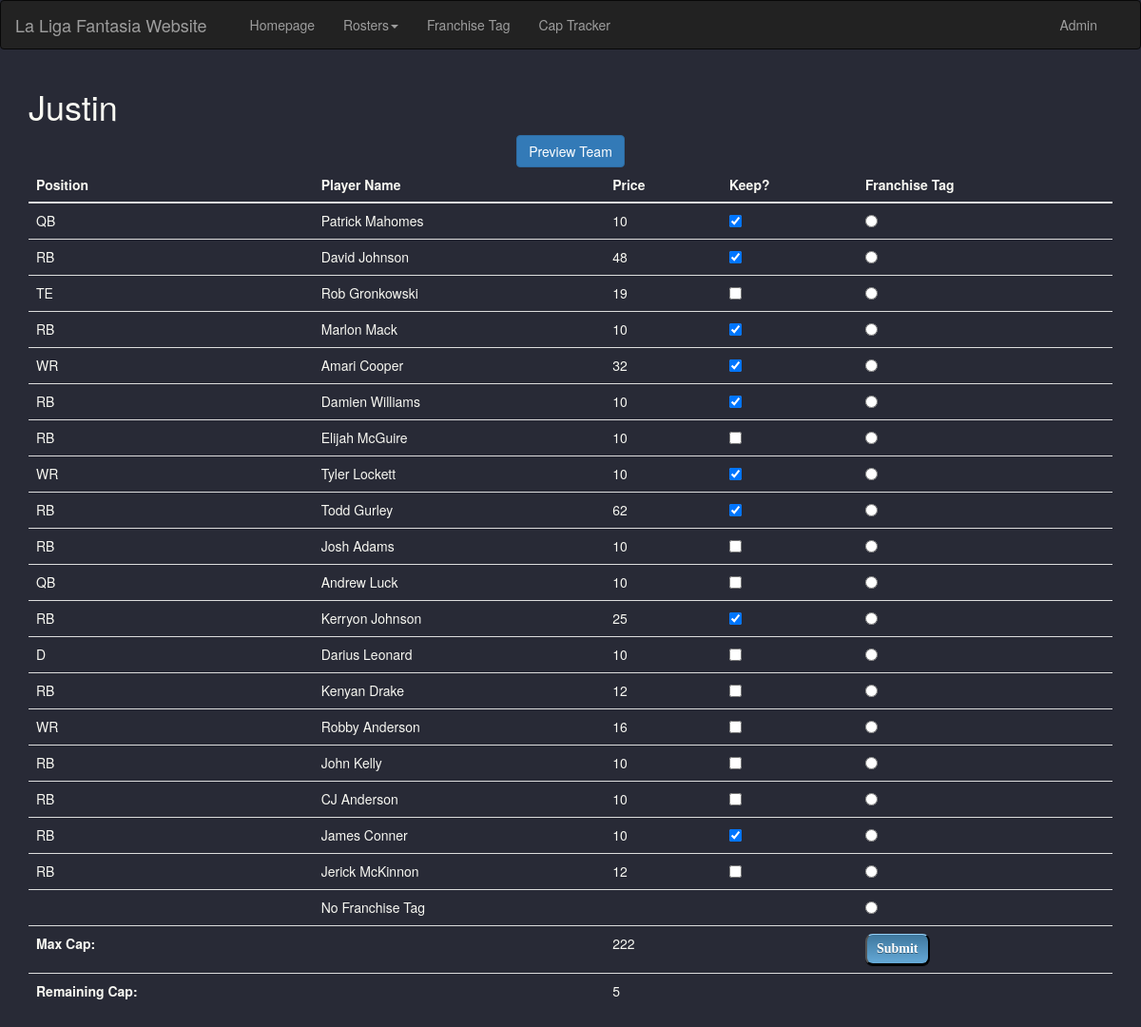
/rosters/2, run on the app's committed database.
### liga/models.py (models this page shows, shortened)
class Owner(models.Model):
    name = models.CharField(max_length=20)
    cap = models.IntegerField()

class Roster(models.Model):
    owner = models.ForeignKey(Owner, on_delete=models.CASCADE)
    athlete = models.ForeignKey(Player, on_delete=models.CASCADE)

class Player(models.Model):
    name = models.CharField(max_length=30)
    price = models.IntegerField()
    position = models.CharField(max_length=3)
    kept = models.BooleanField()
    ftag = models.BooleanField(default=False)

### liga/views.py (the view)
# urls.py: path('rosters/<int:owner_id>', views.rosters, name='rosters'),
def rosters(request, owner_id):
    roster_items = Roster.objects.all()
    ownership = Roster.objects.filter(owner__pk=owner_id)
    owner_name = Owner.objects.filter(pk=owner_id).values('name')[0]['name']
    max_cap = Owner.objects.filter(pk=owner_id).values('cap')[0]['cap']
    rem_cap = remaining(owner_name, max_cap)
    context = {
        'roster_items': roster_items,
        'ownership': ownership,
        'max_cap': max_cap,
        'owner_name': owner_name,
        'owner_id': owner_id,
        'rem_cap': rem_cap,
    }
    return render(request, 'liga/rosters.html', context)

### liga/views.py (called while the page is built)
def remaining(name, max):
    temp = Roster.objects.filter(owner__name=name).filter(athlete__kept=True)
    sum = 0
    for item in temp:
        if item.athlete.ftag:
            pos = item.athlete.position
            tag_price_player = Player.objects.get(name__exact=pos + " Franchise")
            sum = sum + tag_price_player.price
        else:
            sum = sum + item.athlete.price
    return max - sum

### liga/templates/liga/rosters.html (shortened to what this page needs)
{% extends "./base.html" %}
{% block main_content %}
<div class="container">
    <h1> {{owner_name}} </h1>
    <center><a class="btn btn-primary" data-toggle="collapse" href="#showTeam" role="button" aria-expanded="false"
               aria-controls="showTeam">Preview Team</a></center>
    <form action="{% url 'liga:update' owner_id %}" method="post">
        <table class="table .table-sm">
            <thead>
            <tr>
                <th scope="col">Position</th>
                <th scope="col">Player Name</th>
                <th scope="col">Price</th>
                <th scope="col">Keep?</th>
                <th scope="col">Franchise Tag</th>
            </tr>
            </thead>
            <tbody>
            {% for item in ownership %}
            <tr>
                <td>{{item.athlete.position}}</td>
                <td> {% if item.athlete.ftag %} <b>{{item.athlete.name}} </b>
                    {% else %} {{item.athlete.name}} {% endif %}
                </td>
                <td>{{item.athlete.price}}</td>
                <td><input type="checkbox" name="item" id="item{{ forloop.counter }}" value="{{ item.athlete.id }}"
                           {% if item.athlete.kept %} checked {% endif %}>
                </td>
                <td><input type="radio" name="franchise" id="franchise{{ forloop.counter }}"
                           value="{{ item.athlete.id }}"
                           {% if item.athlete.ftag %} checked {% endif %}>
                </td>
            </tr>
            {% endfor %}
            <tr>
                <td></td>
                <td>No Franchise Tag</td>
                <td></td>
                <td></td>
                <td><input type="radio" name="franchise" id="franchise" value=""
                           {% if item.athlete.ftag %} checked {% endif %}></td>
            </tr>
            <tr>
                <td><b>Max Cap: </b></td>
                <td></td>
                <td>{{max_cap}}</td>
                <td></td>
                <td><input type="submit" value="Submit" class="mybtn"></td>
            </tr>
            <tr>
                <td><b>Remaining Cap: </b></td>
                <td></td>
                <td>{{rem_cap }}</td>
                <td></td>
                <td></td>
            </tr>
            </tbody>
        </table>
    </form>
</div>
{% endblock main_content %}

### liga/static/liga/style.css (style rules this page uses)
.mybtn { border-top: 1px solid #96d1f8; background: #65a9d7; background: -webkit-gradient(linear, left top, left bottom, from(#3e779d), to(#65a9d7)); background: -webkit-linear-gradient(top, #3e779d, #65a9d7); background: -moz-linear-gradient(top, #3e779d, #65a9d7); background: -ms-linear-gradient(top, #3e779d, #65a9d7); background: -o-linear-gradient(top, #3e779d, #65a9d7); padding: 5px 10px; -webkit-border-radius: 8px; -moz-border-radius: 8px; border-radius: 8px; -webkit-box-shadow: rgba(0,0,0,1) 0 1px 0; -moz-box-shadow: rgba(0,0,0,1) 0 1px 0; box-shadow: rgba(0,0,0,1) 0 1px 0; text-shadow: rgba(0,0,0,.4) 0 1px 0; color: white; font-size: 14px; font-family: Georgia, serif; text-decoration: none; vertical-align: middle; }
body { background-color: #282a36; color: #f8f8f2; }
input { font-size: 12px; font-family: sans-serif; font-weight: 700; color: #444; }
a { color: #46AAF9; }

### data on the page
Owner: name "Justin"
Roster: athlete.position "QB", athlete.name "Patrick Mahomes", athlete.price "10", athlete_id "☑"
Roster: athlete.position "RB", athlete.name "David Johnson", athlete.price "48", athlete_id "☑"
Roster: athlete.position "TE", athlete.name "Rob Gronkowski", athlete.price "19"
Roster: athlete.position "RB", athlete.name "Marlon Mack", athlete.price "10", athlete_id "☑"
Roster: athlete.position "WR", athlete.name "Amari Cooper", athlete.price "32", athlete_id "☑"
Roster: athlete.position "RB", athlete.name "Damien Williams", athlete.price "10", athlete_id "☑"
Roster: athlete.position "RB", athlete.name "Elijah McGuire", athlete.price "10"
Roster: athlete.position "WR", athlete.name "Tyler Lockett", athlete.price "10", athlete_id "☑"
Roster: athlete.position "RB", athlete.name "Todd Gurley", athlete.price "62", athlete_id "☑"
Roster: athlete.position "RB", athlete.name "Josh Adams", athlete.price "10"
Roster: athlete.position "QB", athlete.name "Andrew Luck", athlete.price "10"
Roster: athlete.position "RB", athlete.name "Kerryon Johnson", athlete.price "25", athlete_id "☑"
Roster: athlete.position "D", athlete.name "Darius Leonard", athlete.price "10"
Roster: athlete.position "RB", athlete.name "Kenyan Drake", athlete.price "12"
Roster: athlete.position "WR", athlete.name "Robby Anderson", athlete.price "16"
Roster: athlete.position "RB", athlete.name "John Kelly", athlete.price "10"
Roster: athlete.position "RB", athlete.name "CJ Anderson", athlete.price "10"
Roster: athlete.position "RB", athlete.name "James Conner", athlete.price "10", athlete_id "☑"
Roster: athlete.position "RB", athlete.name "Jerick McKinnon", athlete.price "12"

### other printed values
{{ max_cap }} "222"
{{ rem_cap }} "5"
